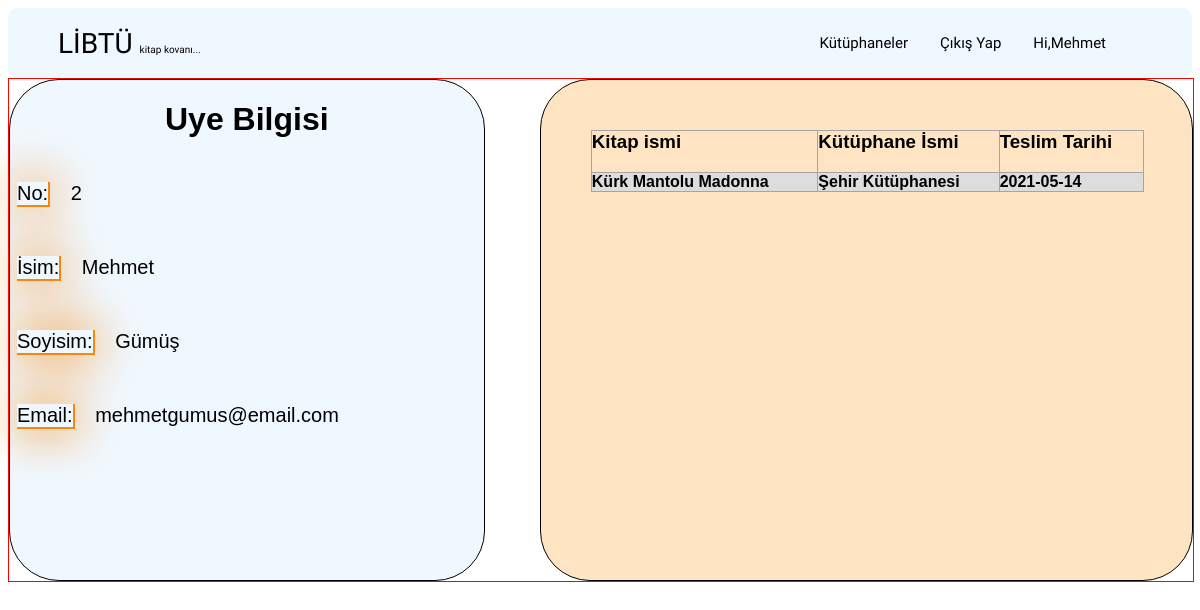
The page /site/uye_panel/index.php (signed in) on the database its author committed.
### tables this page shows
CREATE TABLE IF NOT EXISTS emanet (
	emanet_no INT NOT NULL AUTO_INCREMENT,
	kutuphane_no INT,
	uye_no INT,
	isbn_no VARCHAR(17),
	alim_tarihi DATE,
	teslim_tarihi DATE,
	PRIMARY KEY (emanet_no),
	FOREIGN KEY (kutuphane_no) REFERENCES kutuphane(kutuphane_no),
	FOREIGN KEY (uye_no) REFERENCES uyeler(uye_no),
	FOREIGN KEY (isbn_no) REFERENCES kitaplar(isbn_no)
);

CREATE TABLE IF NOT EXISTS kitaplar (
	isbn_no VARCHAR(17),
	kitap_adi VARCHAR(40),
	yayin_evi VARCHAR(40),
	PRIMARY KEY (isbn_no)
);

CREATE TABLE IF NOT EXISTS kutuphane (
	kutuphane_no INT NOT NULL AUTO_INCREMENT,
	kutuphane_adi VARCHAR(100),
	adres_no INT,
	PRIMARY KEY (kutuphane_no),
	FOREIGN KEY (adres_no) REFERENCES adresler(adres_no)
);

### site/kutuphane/kutuphane-veri-cekme.php (called while the page is built, shortened)
<?php
$db2 = new PDO('mysql:host=localhost;dbname=kutuphanedb;charset=UTF8;', 'kgpy', 'sifresiz.Zor97');
$emanetBilgi = $db2->prepare('SELECT * FROM emanet WHERE uye_no = :pno ');
$emanetBilgi -> execute([':pno' => $_SESSION['NO']]);
$emanetBilgiPre = $emanetBilgi->fetchAll(PDO::FETCH_ASSOC);
?>

### site/uye_panel/index.php (the view, shortened to what this page needs)
<?php
require'../kutuphane/kutuphane-veri-cekme.php'
?>
<!DOCTYPE>
<html>
<head>
</head>
<link rel="stylesheet" href="../nav/nav.css">
<link rel="stylesheet" href="../uye_panel/uye-index.css">
<body>
    <?php
          require'../nav/nav.php'
        ?>
    <div id="uye-content">
        <div id="uye-bilgisi">
            <h1>Uye Bilgisi</h1>
            <div class="item">
               <p class="session-baslik">No: </p>
                 <?php echo $_SESSION['NO'] ?>
                 </div>
<div class="item">
                <p class="session-baslik">İsim: </p>
                 <?php echo $_SESSION['AD'] ?>
            </div>
            <div class="item">
                <p class="session-baslik">Soyisim:</p> <?php echo $_SESSION['SOYAD'] ?>
            </div>
            <div class="item">
                <p class="session-baslik">Email:</p> <?php echo $_SESSION['EMAIL'] ?>
            </div>
        </div>
        <div id="uye-islemleri">
          <table style="border:1px solid black;margin:50px;">
  <tr>
    <th><h3>Kitap ismi</h3></th>
    <th><h3>Kütüphane İsmi</h3></th>
    <th><h3>Teslim Tarihi</h3></th>
  </tr>
           <?php
    foreach( $emanetBilgiPre as $emanet)
    {
        $isbn = $emanet['isbn_no'];
        $kutuphane_no = $emanet['kutuphane_no'];
    $baslik_kitap_ismi = $db2->prepare('SELECT kitap_adi FROM kitaplar WHERE isbn_no = :isbn_no');
    $baslik_kitap_ismi -> execute([':isbn_no' => $isbn]);
    $baslik_kitap_ismi_sorgu = $baslik_kitap_ismi->fetchAll(PDO::FETCH_ASSOC);
    $prepareKitapKutup = $db2->prepare('SELECT kutuphane_adi FROM kutuphane WHERE kutuphane_no = :kutuphane_no');
    $prepareKitapKutup -> execute([':kutuphane_no' => $kutuphane_no]);
    $kitapKutupSorgu = $prepareKitapKutup->fetchAll(PDO::FETCH_ASSOC);
        echo '<tr>';
        echo '<th>';
        echo $baslik_kitap_ismi_sorgu[0]['kitap_adi'];
        echo '</th>';
        echo '<th>';
        echo $kitapKutupSorgu[0]['kutuphane_adi'];
        echo '</th>';
        echo '<th>';
        echo $emanet['teslim_tarihi'];
        echo '</th>';
        echo '</tr>';
    }
    ?>
            </table>
        </div>
    </div>
</body>
</html>

### site/nav/nav.php
<div class="nav-menus">
           <div class="logo">
              <a href="../index.php"> <span>LİBTÜ</span> <a/>
               <span style="font-size:10px;">kitap kovanı...</span>
           </div>
           <ul>
               <?php
               if(isset($_SESSION['AD']))
                  {
                   echo '<li><a href="../kutuphane/kutuphane.php">Kütüphaneler</a></li>';
                      echo '<li><a href="../cikis/cikis.php">Çıkış Yap</a></li>';
                   echo '<li><a href="../uye_panel/index.php">Hi,';
                   echo $_SESSION['AD'];
                   echo '</a></li>';
                  }
                  else{
                      echo '<li><a href="../kayit/kayit.php">Üye ol</a></li>';
                      echo '<li><a href="../giris/index.php">Giriş Yap</a></li>';
                      }
                  ?>
           </ul>
        </div>

### site/nav/nav.css (style rules this page uses)
.nav-menus { display: block; position: relative; height: 70px; width: 100%; background-color: aliceblue; margin-bottom: 0px; margin-top: 0px; border-radius: 10px; }
.nav-menus ul { display: inline-block; float: right; position: relative; margin: 20px; margin-right: 80px; }
.nav-menus ul li { display: inline-block; margin-left: 20px; list-style: none; text-decoration: none; border-radius: 5px; padding: 6px; }
.nav-menus ul li a { text-decoration: none; font-size: 15px; font-family: 'Montserrat Alternates', sans-serif; color: black; }
.logo { display: inline-block; position: relative; margin:19px; margin-left: 50px; font-family: 'Montserrat Alternates', sans-serif; font-size: 28px; text-decoration: none; }
.logo a { text-decoration: none; color: black; }

### site/uye_panel/uye-index.css (style rules this page uses)
#uye-content { border: 1px solid red; height: auto; width: 100%; display: block; position: relative; }
#uye-bilgisi { border: 1px solid black; border-radius: 50px; height: 500px; display: inline-block; position: relative; width: 40%; background-color: aliceblue; }
#uye-bilgisi h1 { font-family:sans-serif; text-align: center; }
#uye-islemleri { border: 1px solid black; border-radius: 50px; height: 500px; display: inline-block; position: relative; width: 55%; float: right; background-color: bisque; }
.item { margin: 5px; font-size: 20px; display: block; font-family: sans-serif; padding: 2px; }
.session-baslik { display: inline-block; border: 2px solid #f6870f; border-top: 0px; border-left: 0px; box-shadow: 0px 0px 50px 1px #f6870f; margin-right: 15px; }

### site/uye_panel/index.php (style rules this page uses)
table { font-family: arial, sans-serif; border-collapse: collapse; width: 85%; }
td, th { border: 1px solid #a5a5a5; text-align: left; padding: 0px; }
tr:nth-child(even) { background-color: #dddddd; }

### site/ortak_css/ortak-css.php (style rules this page uses)
body { background:url(../giris/giris-css/pexels-janko-ferlic-590493.jpg); background-size: cover; background-repeat: no-repeat; }

### rows shown on the page
emanet: isbn_no.kitap_adi "Kürk Mantolu Madonna", kutuphane_no.kutuphane_adi "Şehir Kütüphanesi", teslim_tarihi "2021-05-14"

### other values the page prints
$_SESSION['AD'] "Mehmet"
$_SESSION['NO'] "2"
$_SESSION['SOYAD'] "Gümüş"
$_SESSION['EMAIL'] "mehmetgumus@email.com"
